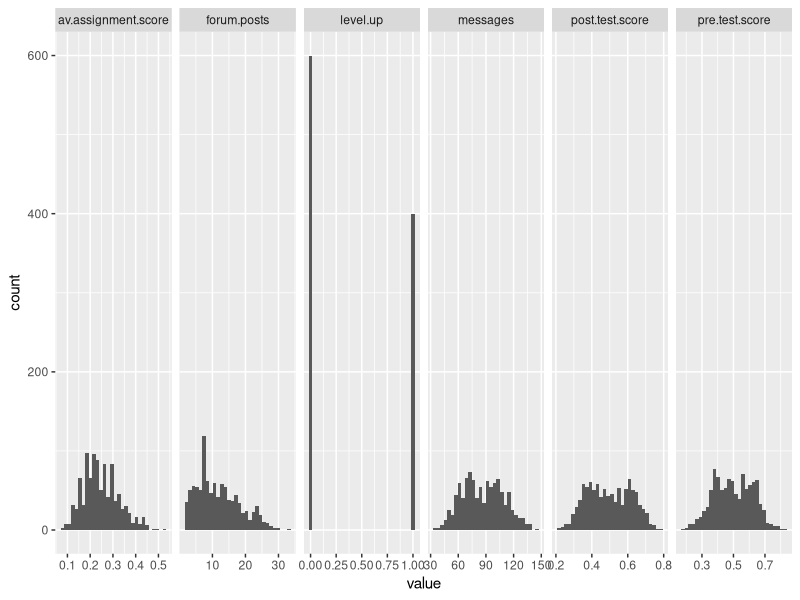
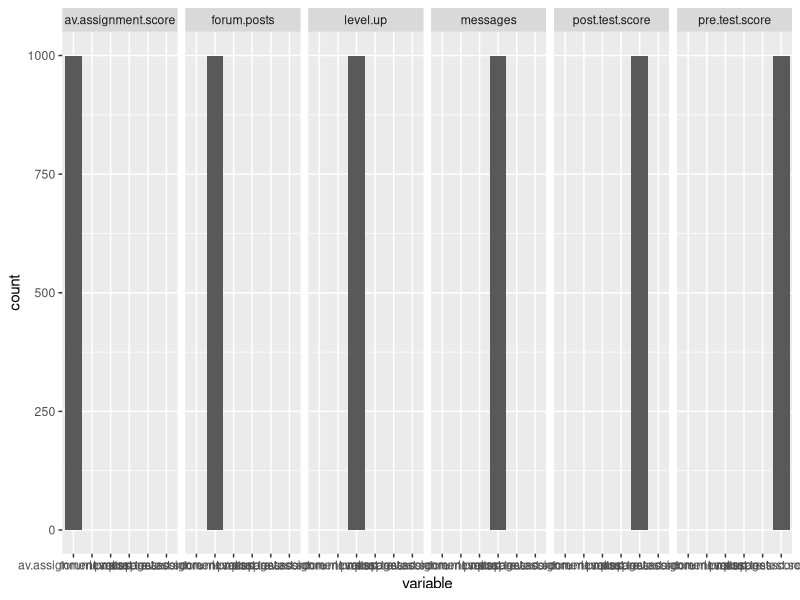
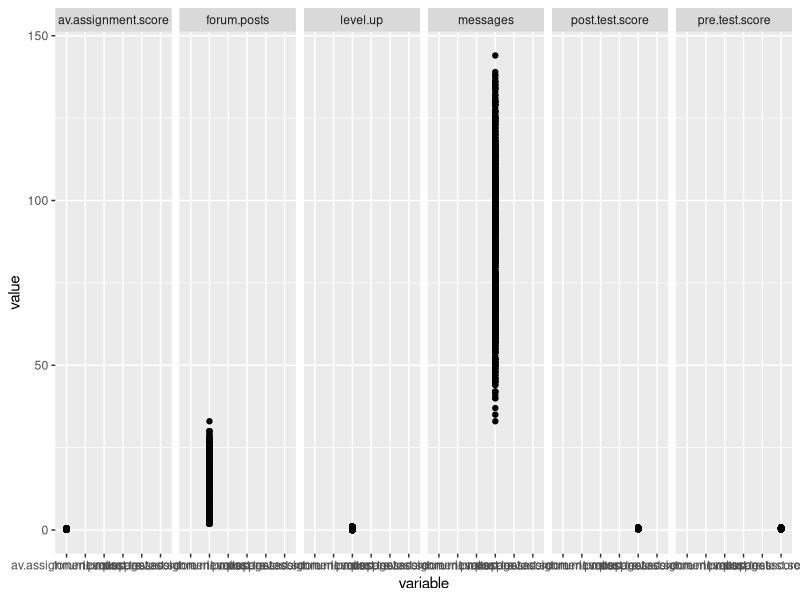
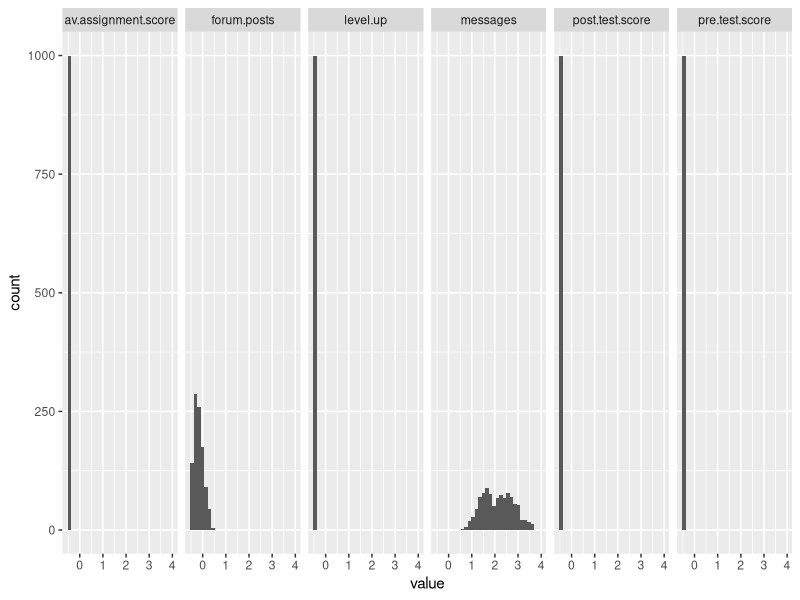

Recreate these plots in R, in order. (Note: this script raises an error after producing the figures.)
## ---- chunk 1
onlinedata <- read.csv("online.data.csv", header = TRUE, sep = ",")
## ---- chunk 2
#FOR LATER: try scaling before gather (but after changing the binary yes/no)

#change layout from wide to long (first change yes/no to 1/0):
onlinedata$level.up <- ifelse(onlinedata$level.up=="no", 0,1)
OD <- tidyr::gather(onlinedata, "variable", "value", 2:7)
OD1 <- dplyr::select(OD, -1)
OD1$value <- as.numeric(OD1$value)

library(ggplot2)

#Start by creating histograms of the distributions for all variables (#HINT: look up "facet" in the ggplot documentation)
p <- ggplot(OD1, aes(value)) + geom_histogram()
p + facet_grid(. ~ variable, scales = "free")
#fixed by charles, work from this. 
#something to keep in mind: `stat_bin()` using `bins = 30`. Pick better value with `binwidth`.

# Error: StatBin requires a continuous x variable the x variable is discrete. Perhaps you want stat="count"?

# GitHub says try geom_bar instead (and that it was the same as histogram, but histogram is for continuous and bar is for discrete).
p <- ggplot(OD1, aes(variable)) + geom_bar()
p + facet_grid(. ~ variable)
#pretty sure I should be using histogram. trying again. 
#this is not the plot I'm looking for: one bar in each that shows count, which is 1000 for each. so the plot shows nothing except that there are 1000 instances of each variable. 

p <- ggplot(OD1, aes(variable, value)) + geom_point()
p + facet_grid(. ~ variable)

#not quite what we're looking for, I don't think. maybe need to scale numbers to use histogram??
OD1$value <- scale(OD1$value, center = TRUE, scale = TRUE)
p <- ggplot(OD1, aes(value)) + geom_histogram()
p + facet_grid(. ~ variable)
#still no. 

#Then visualize the relationships between variables

#Try to capture an intution about the data and the relationships

#messages, post and pre test scores seem to look visually similar in terms of grouping/spread of the plots

## ---- chunk 3
#Create a classification tree that predicts whether a student "levels up" in the online course using three variables of your choice (As we did last time, set all controls to their minimums)

c.tree <- rpart(level.up ~ post.test.score + pre.test.score + messages, method="class", data=onlinedata) 

#Plot and generate a CP table for your tree 
printcp(c.tree)
#Classification tree:
#rpart(formula = level.up ~ post.test.score + pre.test.score + 
#    messages, data = onlinedata, method = "class")
#
#Variables actually used in tree construction:
#[1] post.test.score
#
#Root node error: 400/1000 = 0.4
#
#n= 1000 
#
#      CP nsplit rel error xerror     xstd
#1 0.6025      0    1.0000 1.0000 0.038730
#2 0.0100      1    0.3975 0.4425 0.030174
plot(c.tree)
#nope

post(c.tree, file = "trying.ps", title = "Indicators: 1 - Something, 2 - Something Else, 3 - Another Thing")

#not what I think it should look like, but definitely something. "Trying"

#Generate a probability value that represents the probability that a student levels up based your classification tree 

onlinedata$pred <- predict(c.tree, type = "prob")[,2]

#Last class we used type = "class" which predicted the classification for us, this time we are using type = "prob" to see the probability that our classififcation is based on.

#Now you can generate the ROC curve for your model. You will need to install the package ROCR to do this.

library(ROCR)
#surprisingly tricky. 

#Plot the curve
pred.detail <- prediction(onlinedata$pred, onlinedata$level.up) 
plot(performance(pred.detail, "tpr", "fpr"))
abline(0, 1, lty = 2)

#Calculate the Area Under the Curve
unlist(slot(performance(pred.detail,"auc"), "y.values"))
#[1] 0.8545833

#Unlist liberates the AUC value from the "performance" object created by ROCR

#Now repeat this process, but using the variables you did not use for the previous model and compare the plots & results of your two models. Which one do you think was the better model? Why?

c.tree2 <- rpart(level.up ~ messages + forum.posts, method="class", data=onlinedata) 
printcp(c.tree2)
#Classification tree:
#rpart(formula = level.up ~ messages + forum.posts, data = onlinedata, 
#    method = "class")
#
#Variables actually used in tree construction:
#[1] messages
#
#Root node error: 400/1000 = 0.4
#
#n= 1000 
#
#      CP nsplit rel error xerror     xstd
#1 0.5425      0    1.0000 1.0000 0.038730
#2 0.0100      1    0.4575 0.4625 0.030698

post(c.tree2, file = "trying2.ps", title = "Indicators: 1 - Something, 2 - Something Else, 3 - Another Thing")
#go back and figure out why these don't look right later
onlinedata$pred2 <- predict(c.tree2, type = "prob")[,2]

pred.detail2 <- prediction(onlinedata$pred2, onlinedata$level.up) 
plot(performance(pred.detail, "tpr", "fpr"))
abline(0, 1, lty = 2)

unlist(slot(performance(pred.detail2,"auc"), "y.values"))
#[1] 0.8379167

#first prediction model looks a little better, but not by a whole lot. Also, only used two variables in second prediction since the level.up is what we're measuring it against...right? First model has a better true/false graph and a slightly better AUC


## ---- chunk 4
#Look at the ROC plot for your first model. Based on this plot choose a probability threshold that balances capturing the most correct predictions against false positives. Then generate a new variable in your data set that classifies each student according to your chosen threshold.

threshold.pred1 <- 
onlinedata$threshold.pred1 <- ifelse(onlinedata$pred>.62, 1, 0)

odpred <- table(onlinedata$level.up, onlinedata$threshold.pred1) 
odpred

#      0   1
#  0 472 128
#  1  31 369

#Now generate three diagnostics:

onlinedata$accuracy.model1 <- (472+369)/(1000)
# 0.841

onlinedata$precision.model1 <- (369)/(369+31)
# 0.9225
onlinedata$precision2.model1 <- (472)/(472+128)
# 0.7866667

onlinedata$recall.model1 <- (369)/(369+128)
# 0.7424547

#Finally, calculate Kappa for your model according to:

#First generate the table of comparisons
table1 <- table(onlinedata$level.up, onlinedata$threshold.pred1)

#Convert to matrix
matrix1 <- as.matrix(table1)

#Calculate kappa
kappa(matrix1, exact = TRUE)/kappa(matrix1)
# [1] 0.9930247

#Now choose a different threshold value and repeat these diagnostics. What conclusions can you draw about your two thresholds?

onlinedata$threshold.pred2 <- ifelse(onlinedata$pred2>.3, 1, 0)
odpred2 <- table(onlinedata$level.up, onlinedata$threshold.pred2) 
odpred2
#      0   1
#  0 440 160
#  1  23 377
onlinedata$accuracy.model2 <- (440+377)/1000 
# 0.817
onlinedata$precision.model2 <- (377)/(377+23)
# 0.9425
#I couldn't quite remember what the particulars were for the numbers, so I did both and then realized that wasn't right. In any case, it was good practice. 
onlinedata$precision2.model2 <- (440)/(440+160)
# 0.7333333
onlinedata$recall.model2 <- (377)/(377+160)
# 0.7020484
table2 <- table(onlinedata$level.up, onlinedata$threshold.pred2)
matrix2 <- as.matrix(table2)
kappa(matrix2, exact = TRUE)/kappa(matrix2)
# [1] 0.9061023

#first prediction threshold of .62 seems like a better threshold predictor than .3 when comparing kappas/accuracy/etc. 
